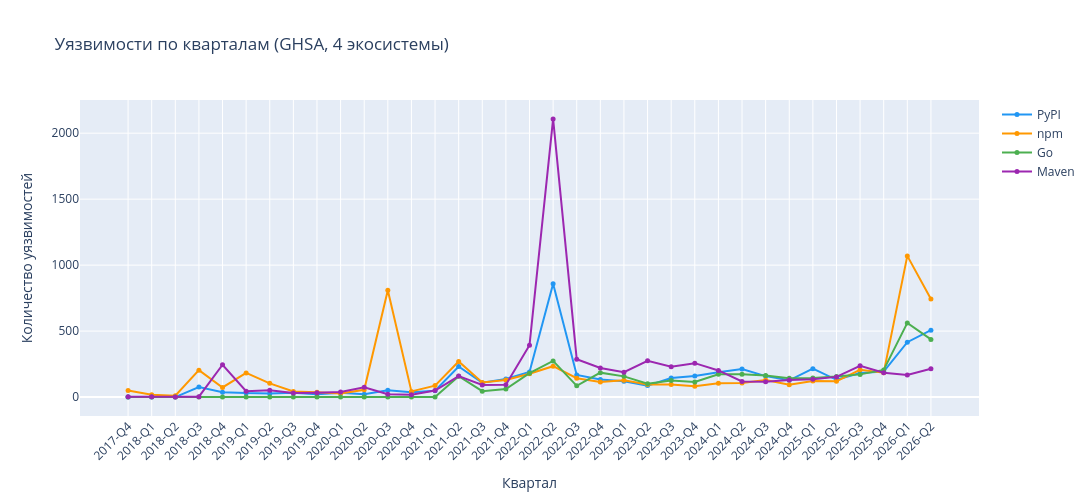

Here is the notebook cell this chart was saved with:
### Markdown cell above
## Multy-line Chart

### Code cell
from OSVDataClient import OSVDataClient
import pandas as pd
import plotly.graph_objects as go

db = OSVDataClient()
# Один вызов — одна готовая таблица
df = db.get_detailed_report()

# Оставляем только GHSA и четыре экосистемы
df2 = df[
    (df['vulnerability_id'].str.startswith('GHSA')) &
    (df['package_ecosystem'].isin(['PyPI', 'npm', 'Go', 'Maven']))
].copy()

# Преобразуем дату публикации
df2['published_dt'] = pd.to_datetime(df2['vulnerability_published'])
df2['year'] = df2['published_dt'].dt.year
df2['quarter'] = df2['published_dt'].dt.quarter
df2['year_quarter'] = df2['year'].astype(str) + '-Q' + df2['quarter'].astype(str)

# Считаем уникальные уязвимости по кварталам и экосистемам
quarterly = df2.groupby(['year_quarter', 'package_ecosystem'])['vulnerability_id'].nunique().unstack(fill_value=0)
quarterly = quarterly[['PyPI', 'npm', 'Go', 'Maven']].sort_index()

colors = {'PyPI': '#2196F3', 'npm': '#FF9800', 'Go': '#4CAF50', 'Maven': '#9C27B0'}

fig = go.Figure()
for eco in ['PyPI', 'npm', 'Go', 'Maven']:
    fig.add_trace(go.Scatter(
        x=quarterly.index, y=quarterly[eco],
        mode='lines+markers', name=eco,
        line=dict(color=colors[eco], width=2),
        marker=dict(size=5)
    ))

fig.update_layout(
    title="Уязвимости по кварталам (GHSA, 4 экосистемы)",
    xaxis_title="Квартал",
    yaxis_title="Количество уязвимостей",
    height=500,
    width=1100,
    xaxis=dict(tickangle=-45)
)
fig.show()

### Figure 1 — Plotly figure (JSON) as saved in the notebook; plotly's stock layout.template omitted (floating-point values rounded to 4 significant figures)
{"data": [{"line": {"color": "#2196F3", "width": 2}, "marker": {"size": 5}, "mode": "lines+markers", "name": "PyPI", "type": "scatter", "x": ["2017-Q4", "2018-Q1", "2018-Q2", "2018-Q3", "2018-Q4", "2019-Q1", "2019-Q2", "2019-Q3", "2019-Q4", "2020-Q1", "2020-Q2", "2020-Q3", "2020-Q4", "2021-Q1", "2021-Q2", "2021-Q3", "2021-Q4", "2022-Q1", "2022-Q2", "2022-Q3", "2022-Q4", "2023-Q1", "2023-Q2", "2023-Q3", "2023-Q4", "2024-Q1", "2024-Q2", "2024-Q3", "2024-Q4", "2025-Q1", "2025-Q2", "2025-Q3", "2025-Q4", "2026-Q1", "2026-Q2"], "y": [0, 0, 0, 76, 37, 30, 28, 33, 21, 32, 22, 51, 37, 48, 232, 108, 137, 190, 859, 168, 134, 120, 87, 145, 160, 189, 213, 159, 127, 215, 131, 183, 193, 416, 507]}, {"line": {"color": "#FF9800", "width": 2}, "marker": {"size": 5}, "mode": "lines+markers", "name": "npm", "type": "scatter", "x": ["2017-Q4", "2018-Q1", "2018-Q2", "2018-Q3", "2018-Q4", "2019-Q1", "2019-Q2", "2019-Q3", "2019-Q4", "2020-Q1", "2020-Q2", "2020-Q3", "2020-Q4", "2021-Q1", "2021-Q2", "2021-Q3", "2021-Q4", "2022-Q1", "2022-Q2", "2022-Q3", "2022-Q4", "2023-Q1", "2023-Q2", "2023-Q3", "2023-Q4", "2024-Q1", "2024-Q2", "2024-Q3", "2024-Q4", "2025-Q1", "2025-Q2", "2025-Q3", "2025-Q4", "2026-Q1", "2026-Q2"], "y": [50, 18, 10, 204, 73, 183, 104, 42, 36, 27, 55, 809, 43, 87, 270, 111, 129, 177, 234, 143, 114, 127, 96, 95, 82, 105, 107, 130, 94, 121, 119, 207, 185, 1070, 744]}, {"line": {"color": "#4CAF50", "width": 2}, "marker": {"size": 5}, "mode": "lines+markers", "name": "Go", "type": "scatter", "x": ["2017-Q4", "2018-Q1", "2018-Q2", "2018-Q3", "2018-Q4", "2019-Q1", "2019-Q2", "2019-Q3", "2019-Q4", "2020-Q1", "2020-Q2", "2020-Q3", "2020-Q4", "2021-Q1", "2021-Q2", "2021-Q3", "2021-Q4", "2022-Q1", "2022-Q2", "2022-Q3", "2022-Q4", "2023-Q1", "2023-Q2", "2023-Q3", "2023-Q4", "2024-Q1", "2024-Q2", "2024-Q3", "2024-Q4", "2025-Q1", "2025-Q2", "2025-Q3", "2025-Q4", "2026-Q1", "2026-Q2"], "y": [0, 0, 0, 0, 0, 0, 0, 0, 0, 0, 0, 0, 0, 0, 158, 45, 61, 181, 274, 85, 185, 157, 101, 125, 115, 173, 173, 163, 142, 145, 156, 172, 206, 562, 437]}, {"line": {"color": "#9C27B0", "width": 2}, "marker": {"size": 5}, "mode": "lines+markers", "name": "Maven", "type": "scatter", "x": ["2017-Q4", "2018-Q1", "2018-Q2", "2018-Q3", "2018-Q4", "2019-Q1", "2019-Q2", "2019-Q3", "2019-Q4", "2020-Q1", "2020-Q2", "2020-Q3", "2020-Q4", "2021-Q1", "2021-Q2", "2021-Q3", "2021-Q4", "2022-Q1", "2022-Q2", "2022-Q3", "2022-Q4", "2023-Q1", "2023-Q2", "2023-Q3", "2023-Q4", "2024-Q1", "2024-Q2", "2024-Q3", "2024-Q4", "2025-Q1", "2025-Q2", "2025-Q3", "2025-Q4", "2026-Q1", "2026-Q2"], "y": [3, 2, 0, 3, 245, 44, 51, 31, 33, 38, 74, 21, 18, 49, 159, 92, 94, 393, 2108, 287, 220, 189, 275, 230, 257, 202, 118, 116, 129, 136, 153, 237, 184, 168, 215]}], "layout": {"height": 500, "title": {"text": "Уязвимости по кварталам (GHSA, 4 экосистемы)"}, "width": 1100, "xaxis": {"tickangle": -45, "title": {"text": "Квартал"}}, "yaxis": {"title": {"text": "Количество уязвимостей"}}}}
